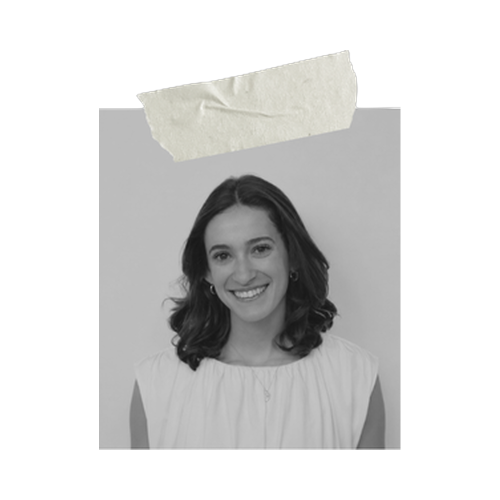
#> input picture images/polaroid picture.png, 1000 x 1000 px, found by its file name (shown at 1/2 size)
$ python build_hero_assets.py
#> lines starting #> are read from the running program, lines starting #| are printed output that depends on the picture
#!/usr/bin/env python3
"""Derive the hero's web assets from the standardized images in images/.

images/ is the source of truth: every object is centered on a 1000x1000
canvas with its longest side at 800px (see normalize_images.py). This script
maps those to the slugs CoverHero.astro expects and writes WebP, which is a
fraction of the PNG weight for photographic cut-outs with alpha.

It also prints each object's bounding box as a fraction of the canvas — the
CSS needs those numbers to place the bag, since the object no longer touches
the edges of its own file.

Requires Pillow:  pip install Pillow
Usage:            python3 scripts/build_hero_assets.py
"""

from __future__ import annotations

from pathlib import Path

from PIL import Image

SRC = Path("images")
DEST = Path("public/assets/hero")
QUALITY = 88

# source filename -> slug used by CoverHero.astro
MAPPING = {
    "polaroid picture.png": "polaroid",
    "macbook icon.png": "macbook",
    "Passport icon.png": "passport",
    "walkie talkiepng.png": "walkie-talkie",
    "purse icon.png": "purse",
}


def content_box(im: Image.Image, alpha_threshold: int = 24):
    """Bounding box of the non-transparent object within the canvas."""
    alpha = im.convert("RGBA").getchannel("A")
    return alpha.point(lambda v: 255 if v > alpha_threshold else 0).getbbox()


def main() -> int:
    DEST.mkdir(parents=True, exist_ok=True)
    for name, slug in MAPPING.items():
        src = SRC / name
        if not src.exists():
            print(f"MISSING  {src}")
            continue
        with Image.open(src) as im:
#> im is the input picture: PIL image 1000x1000 RGBA; mean R, G, B, A 73.3, 73.2, 72.6, 112.9
            im = im.convert("RGBA")
            box = content_box(im)
#> in content_box, `alpha = im.convert("RGBA").getchannel("A")`:
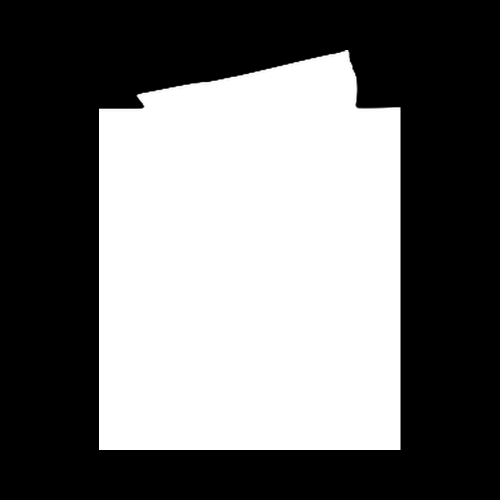
#> alpha: PIL image 1000x1000 L (shown at 1/2 size); min 0, max 255, mean 112.9
#> box = (198, 100, 801, 900)
            cw, ch = im.size
#> cw = 1000; ch = 1000
            dest = DEST / f"{slug}.webp"
            im.save(dest, "WEBP", quality=QUALITY, method=6)

        x0, y0, x1, y1 = box
#> x0 = 198; y0 = 100; x1 = 801; y1 = 900
        print(
#> (the run stopped early here; a loop or call above may not have finished)
